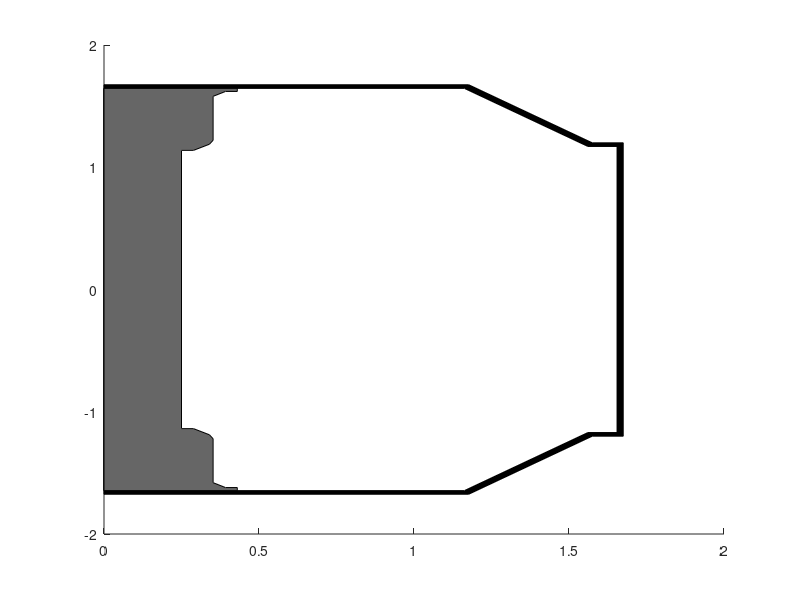

Reproduce this figure in MATLAB.
function vvhandle=drawVacuumVessel()
%% plot the EXL-50U vacuum vessel,the point data comes from CAD

%真空室内边界点
x1=0;        x2=1162.5; x3=1561;    x4=1655; 
y1=1645;     y2=1645;   y3=1170;  y4=1170;
% 下面是真空室外围尺寸
xx1=0;        xx2=1176.43;     xx3= 1575;        xx4=1675;
yy1=1675;   yy2=1675;         yy3= 1200;        yy4=1200;
% 下面是中心柱外形
c1=430;     c2=430;    c3=392;    c4=352;  c5=352;          c6= 340.302; c7=340.3;   c8=288.7;  c9=250;
d1=1645;  d2=1620;  d3=1620;  d4=1580; d5=1220.5;    d6=1188.4;   d7=1188.4; d8=1138;    d9=1138;

vv_in=[x1 y1;  x2 y2;   x3 y3;   x4 y4;  x4 -y4; x3 -y3;  x2 -y2;-x1 -y1];

vv_out=[xx1 yy1;  xx2 yy2; xx3 yy3; xx4 yy4; xx4 -yy4; xx3 -yy3;  xx2 -yy2; -xx1 -yy1];
% 中心柱截面数据点
post=[0,d1;c1 d1;c2 d2;c3 d3;c4 d4;c5 d5;c6 d6;c7 d7;c8 d8;c9 d9
    c9 -d9;c8 -d8;c7 -d7;c6 -d6;c5 -d5;c4 -d4;c3 -d3;c2 -d2;c1 -d1;
    0,-d1];
%真空室内壁的多个点组成的多边形
inlines=[c1 d1;c2 d2;c3 d3;c4 d4;c5 d5;c6 d6;c7 d7;c8 d8;c9 d9
    c9 -d9;c8 -d8;c7 -d7;c6 -d6;c5 -d5;c4 -d4;c3 -d3;c2 -d2;c1 -d1;
     x2 -y2;x3 -y3;  x4 -y4; x4 y4; x3 y3; x2 y2;c1 d1];      


a1=patch(vv_out(:,1)/1e3,vv_out(:,2)/1e3,[0,0,0]);
hold on;a2=patch(vv_in(:,1)/1e3,vv_in(:,2)/1e3,[1,1,1]);
hold on;a3=patch(post(:,1)/1e3,post(:,2)/1e3,[0.4,0.4,0.4]);
vvhandle={a1,a2,a3};
end